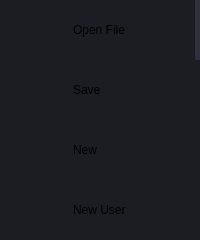
                                                        <widget class="QFrame" name="frame_menus">
                                                            <property name="frameShape">
                                                                <enum>QFrame::NoFrame</enum>
                                                            </property>
                                                            <property name="frameShadow">
                                                                <enum>QFrame::Raised</enum>
                                                            </property>
                                                            <layout class="QVBoxLayout" name="layout_menus">
                                                                <property name="spacing">
                                                                    <number>0</number>
                                                                </property>
                                                                <property name="leftMargin">
                                                                    <number>0</number>
                                                                </property>
                                                                <property name="topMargin">
                                                                    <number>0</number>
                                                                </property>
                                                                <property name="rightMargin">
                                                                    <number>0</number>
                                                                </property>
                                                                <property name="bottomMargin">
                                                                    <number>0</number>
                                                                </property>
                                                                <item>
                                                                    <widget class="QPushButton" name="btn_open_file">
                                                                        <property name="sizePolicy">
                                                                            <sizepolicy hsizetype="Expanding"
                                                                                        vsizetype="Fixed">
                                                                                <horstretch>0</horstretch>
                                                                                <verstretch>0</verstretch>
                                                                            </sizepolicy>
                                                                        </property>
                                                                        <property name="minimumSize">
                                                                            <size>
                                                                                <width>0</width>
                                                                                <height>60</height>
                                                                            </size>
                                                                        </property>
                                                                        <property name="font">
                                                                            <font>
                                                                                <family>Segoe UI</family>
                                                                            </font>
                                                                        </property>
                                                                        <property name="layoutDirection">
                                                                            <enum>Qt::LeftToRight</enum>
                                                                        </property>
                                                                        <property name="styleSheet">
                                                                            <string notr="true">QPushButton {
                                                                                background-image:
                                                                                url(:/16x16/icons/16x16/cil-folder-open.png);
                                                                                background-position: left center;
                                                                                background-repeat: no-repeat;
                                                                                border: none;
                                                                                border-left: 28px solid rgb(27, 29, 35);
                                                                                border-right: 5px solid rgb(44, 49, 60);
                                                                                background-color: rgb(27, 29, 35);
                                                                                text-align: left;
                                                                                padding-left: 45px;
                                                                                }
                                                                                QPushButton:hover {
                                                                                background-color: rgb(33, 37, 43);
                                                                                border-left: 28px solid rgb(33, 37, 43);
                                                                                }
                                                                                QPushButton:pressed {
                                                                                background-color: rgb(85, 170, 255);
                                                                                border-left: 28px solid rgb(85, 170,
                                                                                255);
                                                                                }
                                                                            </string>
                                                                        </property>
                                                                        <property name="text">
                                                                            <string>Open File</string>
                                                                        </property>
                                                                    </widget>
                                                                </item>
                                                                <item>
                                                                    <widget class="QPushButton" name="btn_save">
                                                                        <property name="sizePolicy">
                                                                            <sizepolicy hsizetype="Expanding"
                                                                                        vsizetype="Fixed">
                                                                                <horstretch>0</horstretch>
                                                                                <verstretch>0</verstretch>
                                                                            </sizepolicy>
                                                                        </property>
                                                                        <property name="minimumSize">
                                                                            <size>
                                                                                <width>0</width>
                                                                                <height>60</height>
                                                                            </size>
                                                                        </property>
                                                                        <property name="font">
                                                                            <font>
                                                                                <family>Segoe UI</family>
                                                                            </font>
                                                                        </property>
                                                                        <property name="layoutDirection">
                                                                            <enum>Qt::LeftToRight</enum>
                                                                        </property>
                                                                        <property name="styleSheet">
                                                                            <string notr="true">QPushButton {
                                                                                background-image:
                                                                                url(:/16x16/icons/16x16/cil-save.png);
                                                                                background-position: left center;
                                                                                background-repeat: no-repeat;
                                                                                border: none;
                                                                                border-left: 28px solid rgb(27, 29, 35);
                                                                                background-color: rgb(27, 29, 35);
                                                                                text-align: left;
                                                                                padding-left: 45px;
                                                                                }
                                                                                QPushButton:hover {
                                                                                background-color: rgb(33, 37, 43);
                                                                                border-left: 28px solid rgb(33, 37, 43);
                                                                                }
                                                                                QPushButton:pressed {
                                                                                background-color: rgb(85, 170, 255);
                                                                                border-left: 28px solid rgb(85, 170,
                                                                                255);
                                                                                }
                                                                            </string>
                                                                        </property>
                                                                        <property name="text">
                                                                            <string>Save</string>
                                                                        </property>
                                                                    </widget>
                                                                </item>
                                                                <item>
                                                                    <widget class="QPushButton" name="btn_new">
                                                                        <property name="sizePolicy">
                                                                            <sizepolicy hsizetype="Expanding"
                                                                                        vsizetype="Fixed">
                                                                                <horstretch>0</horstretch>
                                                                                <verstretch>0</verstretch>
                                                                            </sizepolicy>
                                                                        </property>
                                                                        <property name="minimumSize">
                                                                            <size>
                                                                                <width>0</width>
                                                                                <height>60</height>
                                                                            </size>
                                                                        </property>
                                                                        <property name="font">
                                                                            <font>
                                                                                <family>Segoe UI</family>
                                                                            </font>
                                                                        </property>
                                                                        <property name="layoutDirection">
                                                                            <enum>Qt::LeftToRight</enum>
                                                                        </property>
                                                                        <property name="styleSheet">
                                                                            <string notr="true">QPushButton {
                                                                                background-image:
                                                                                url(:/16x16/icons/16x16/cil-file.png);
                                                                                background-position: left center;
                                                                                background-repeat: no-repeat;
                                                                                border: none;
                                                                                border-left: 28px solid rgb(27, 29, 35);
                                                                                background-color: rgb(27, 29, 35);
                                                                                text-align: left;
                                                                                padding-left: 45px;
                                                                                }
                                                                                QPushButton:hover {
                                                                                background-color: rgb(33, 37, 43);
                                                                                border-left: 28px solid rgb(33, 37, 43);
                                                                                }
                                                                                QPushButton:pressed {
                                                                                background-color: rgb(85, 170, 255);
                                                                                border-left: 28px solid rgb(85, 170,
                                                                                255);
                                                                                }
                                                                            </string>
                                                                        </property>
                                                                        <property name="text">
                                                                            <string>New</string>
                                                                        </property>
                                                                    </widget>
                                                                </item>
                                                                <item>
                                                                    <widget class="QPushButton" name="btn_new_user">
                                                                        <property name="sizePolicy">
                                                                            <sizepolicy hsizetype="Expanding"
                                                                                        vsizetype="Fixed">
                                                                                <horstretch>0</horstretch>
                                                                                <verstretch>0</verstretch>
                                                                            </sizepolicy>
                                                                        </property>
                                                                        <property name="minimumSize">
                                                                            <size>
                                                                                <width>0</width>
                                                                                <height>60</height>
                                                                            </size>
                                                                        </property>
                                                                        <property name="font">
                                                                            <font>
                                                                                <family>Segoe UI</family>
                                                                            </font>
                                                                        </property>
                                                                        <property name="layoutDirection">
                                                                            <enum>Qt::LeftToRight</enum>
                                                                        </property>
                                                                        <property name="styleSheet">
                                                                            <string notr="true">QPushButton {
                                                                                background-image:
                                                                                url(:/16x16/icons/16x16/cil-user-follow.png);
                                                                                background-position: left center;
                                                                                background-repeat: no-repeat;
                                                                                border: none;
                                                                                border-left: 28px solid rgb(27, 29, 35);
                                                                                background-color: rgb(27, 29, 35);
                                                                                text-align: left;
                                                                                padding-left: 45px;
                                                                                }
                                                                                QPushButton:hover {
                                                                                background-color: rgb(33, 37, 43);
                                                                                border-left: 28px solid rgb(33, 37, 43);
                                                                                }
                                                                                QPushButton:pressed {
                                                                                background-color: rgb(85, 170, 255);
                                                                                border-left: 28px solid rgb(85, 170,
                                                                                255);
                                                                                }
                                                                            </string>
                                                                        </property>
                                                                        <property name="text">
                                                                            <string>New User</string>
                                                                        </property>
                                                                    </widget>
                                                                </item>
                                                            </layout>
                                                        </widget>
